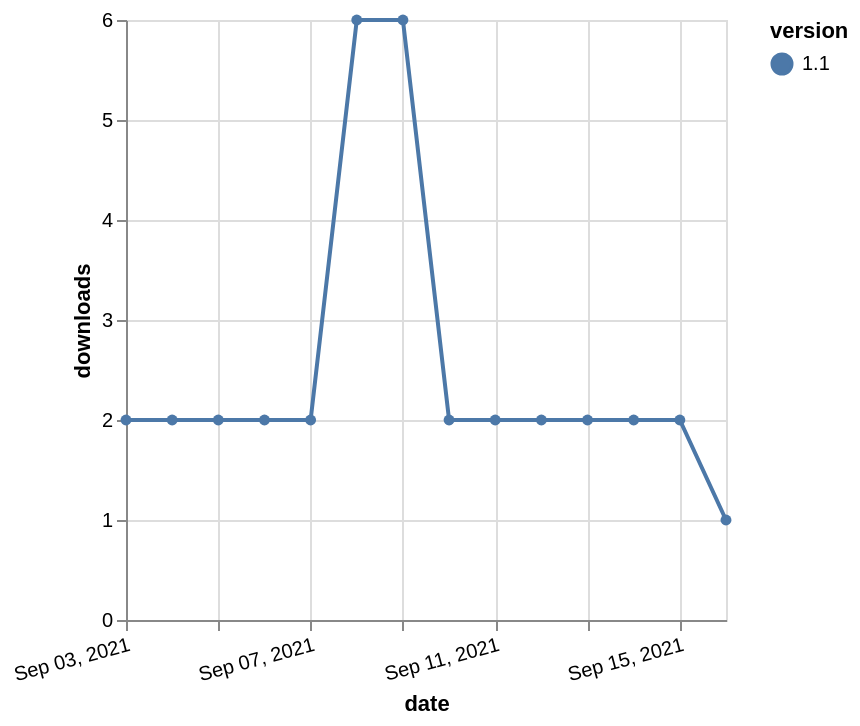

Source (Vega-Lite JSON):
### Vega-Lite specification from a JSON file in a GitHub repository (floating-point values rounded to 4 significant figures)
{"$schema": "https://vega.github.io/schema/vega-lite/v5.json", "description": "A simple bar chart with embedded data.", "data": {"values": [{"date": "2021-09-03", "total": 5600, "delta": 2, "version": "1.1"}, {"date": "2021-09-04", "total": 5602, "delta": 2, "version": "1.1"}, {"date": "2021-09-05", "total": 5604, "delta": 2, "version": "1.1"}, {"date": "2021-09-06", "total": 5606, "delta": 2, "version": "1.1"}, {"date": "2021-09-07", "total": 5608, "delta": 2, "version": "1.1"}, {"date": "2021-09-08", "total": 5614, "delta": 6, "version": "1.1"}, {"date": "2021-09-09", "total": 5620, "delta": 6, "version": "1.1"}, {"date": "2021-09-10", "total": 5622, "delta": 2, "version": "1.1"}, {"date": "2021-09-11", "total": 5624, "delta": 2, "version": "1.1"}, {"date": "2021-09-12", "total": 5626, "delta": 2, "version": "1.1"}, {"date": "2021-09-13", "total": 5628, "delta": 2, "version": "1.1"}, {"date": "2021-09-14", "total": 5630, "delta": 2, "version": "1.1"}, {"date": "2021-09-15", "total": 5632, "delta": 2, "version": "1.1"}, {"date": "2021-09-16", "total": 5633, "delta": 1, "version": "1.1"}]}, "width": "container", "mark": {"type": "line", "point": {"filled": true}}, "encoding": {"x": {"field": "date", "type": "temporal", "timeUnit": "yearmonthdate", "title": "date", "axis": {"labelAngle": -15}}, "y": {"field": "delta", "type": "quantitative", "title": "downloads"}, "color": {"field": "version", "type": "nominal"}, "tooltip": {"field": "delta"}}}
